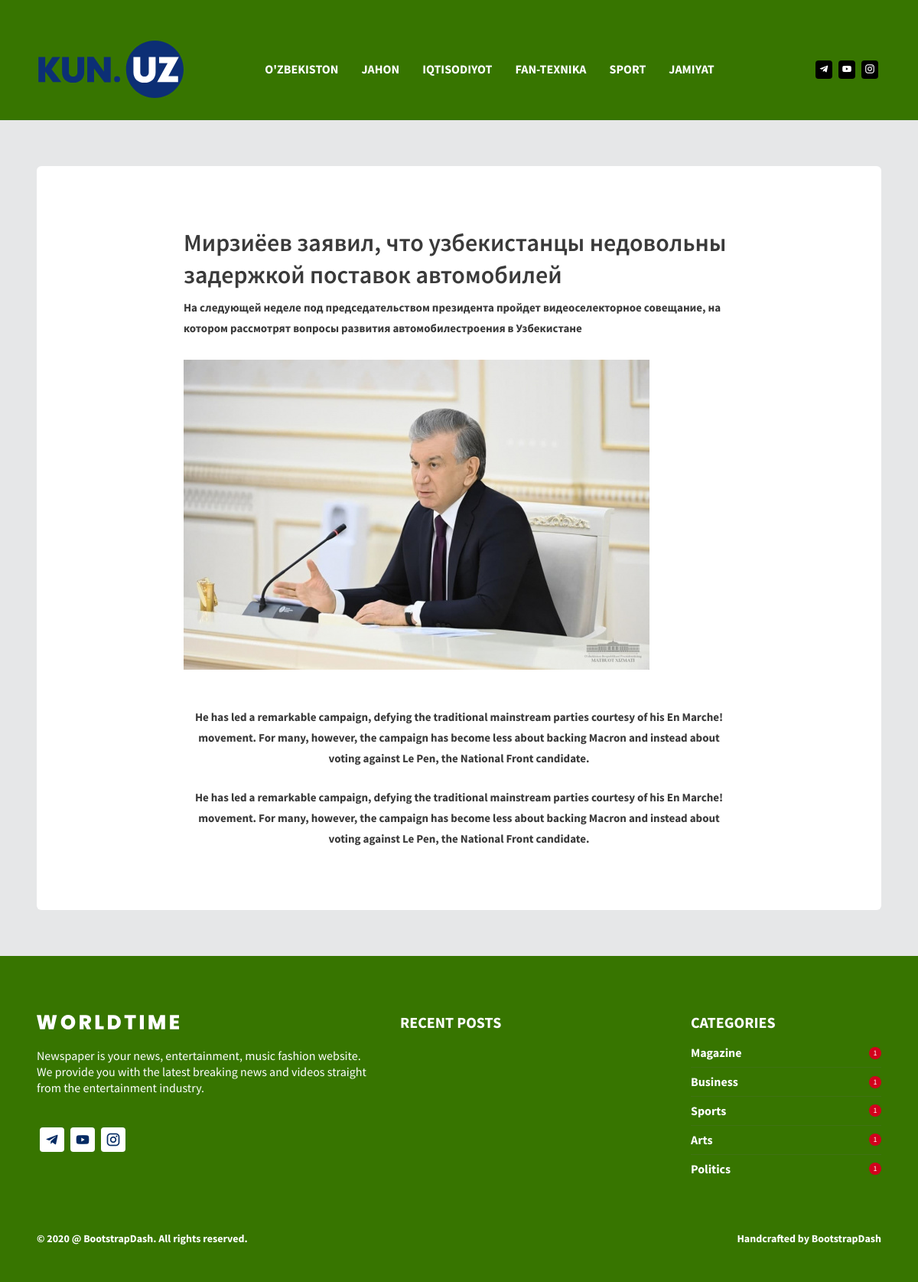
/postdetail/1/, run on the app's committed database.
### my_app/models.py (models this page shows, shortened)
class News(models.Model):
	title = models.CharField(max_length = 250 , null = False , blank = False)
	image = models.ImageField(upload_to = "images/",blank=True)
	text = models.TextField()
	category = models.ForeignKey(Category,blank=False,null=True,on_delete=models.SET_NULL)
	created_at = models.DateTimeField(auto_now_add=True)

### my_app/views.py (the view)
# urls.py: path('postdetail/<int:news_id>/',views.post_detail,name='post_detail'),
def post_detail(request,news_id):
    stri = get_object_or_404(News,pk=news_id)
    string1 = News.objects.all().filter(category_id=news_id)
    ctx = {
        "new":stri,
        "asd":string1,
    }
    return render(request, "post_detail.html",ctx)

### my_app/models.py (called while the page is built)
	def __str__(self):
		return self.name

### templates/post_detail.html
{% extends 'base.html' %}
{% block content %}
      <div class="content-wrapper">
        <div class="container">
          <div class="row">
            <div class="col-sm-12">
              <div class="card" data-aos="fade-up">
                <div class="card-body">
                  <div class="aboutus-wrapper">
                    <h1 class="mt-5">
                      {{ new.title  }}
                    </h1>
                    <p class="font-weight-600 fs-15">
                      {{ new.text | safe}}
                    </p>
                    <br>
                    <img
                      src="http://127.0.0.1:8000/media/{{ new.image }}"
                      alt="banner"
                      class="img-fluid mb-5"
                    />
                    <p class="font-weight-600 fs-15 text-center">
                      He has led a remarkable campaign, defying the traditional
                      mainstream parties courtesy of his En Marche! movement.
                      For many, however, the campaign has become less about
                      backing Macron and instead about voting against Le Pen,
                      the National Front candidate.
                    </p>
                    <p class="font-weight-600 fs-15 mb-5 mt-4 text-center">
                      He has led a remarkable campaign, defying the traditional
                      mainstream parties courtesy of his En Marche! movement.
                      For many, however, the campaign has become less about
                      backing Macron and instead about voting against Le Pen,
                      the National Front candidate.
                    </p>
                  </div>
                </div>
              </div>
            </div>
          </div>
        </div>
      </div>
    </div>
{% endblock content %}

### data on the page
News: title "Мирзиёев заявил, что узбекистанцы недовольны задержкой поставок автомобилей", text "На следующей неделе под председательством президента пройдет видеоселекторное совещание, на котором рассмотрят вопросы развития автомобилестроения в Узбекистане", image (picture)
